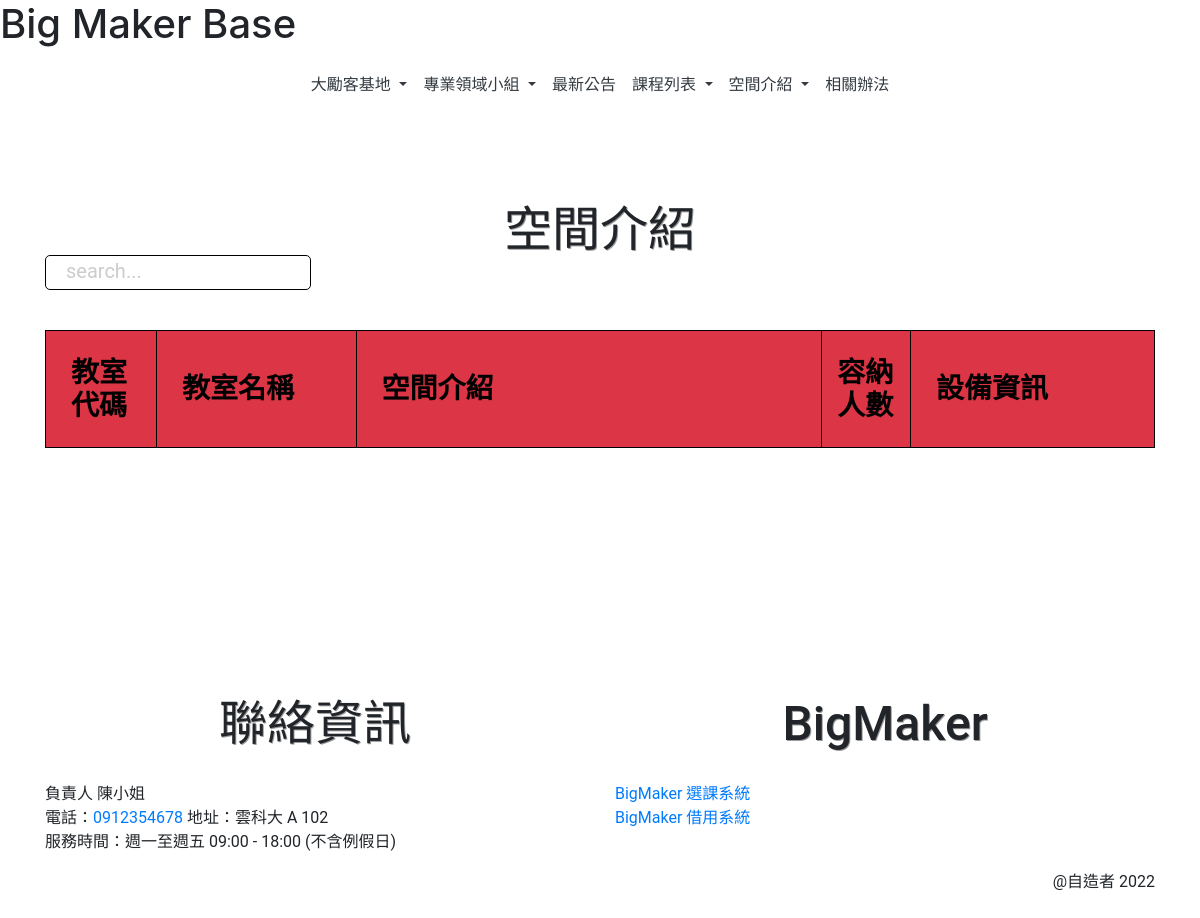
The app's page /space_intro/, older data.
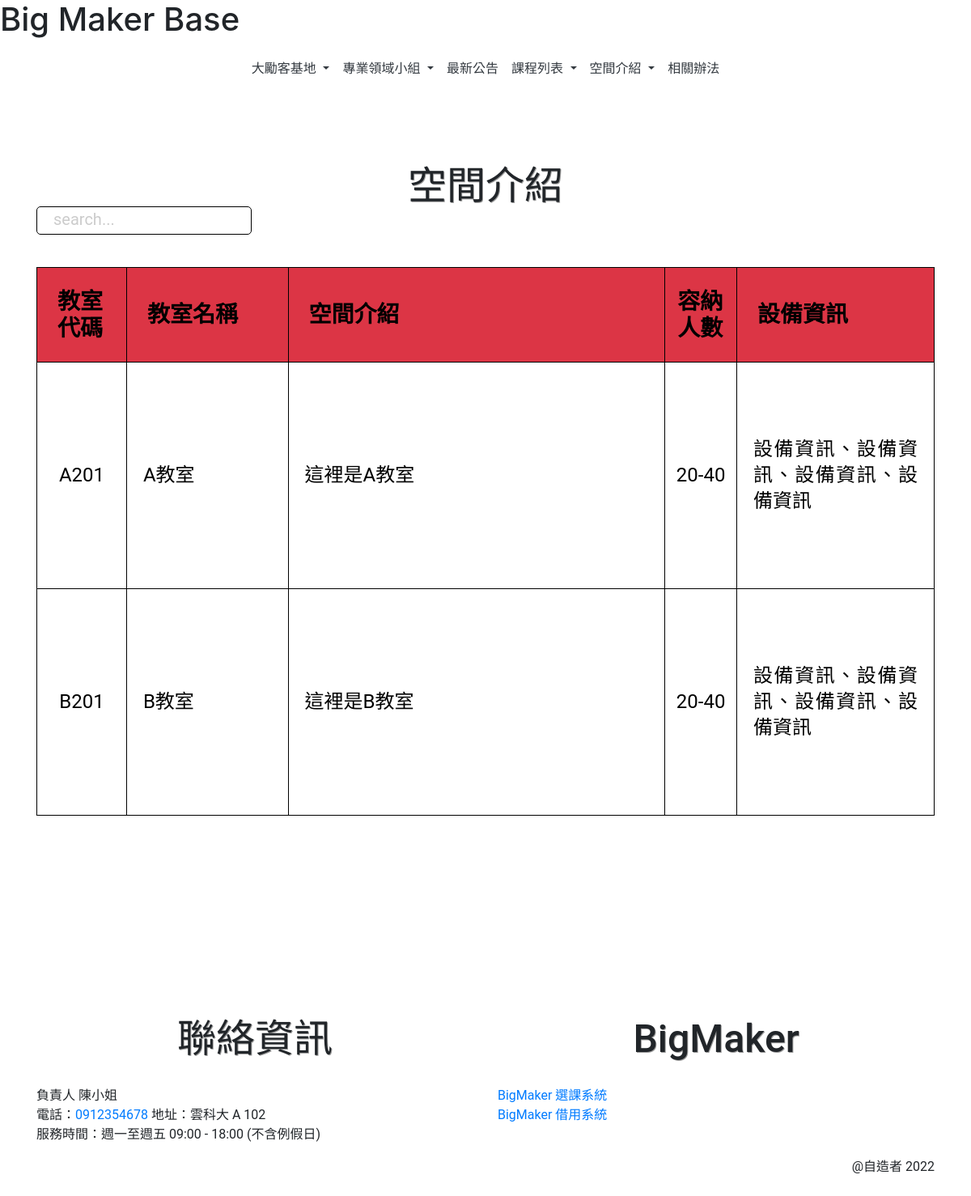
The same page, newer data.
### BackEnd/models.py (models this page shows)
class Space(models.Model):
    code = models.CharField(max_length=4,verbose_name='教室代碼')
    name = models.CharField(max_length=30,verbose_name='教室名稱')
    space_description = models.TextField(verbose_name='空間介紹')
    number = models.CharField(max_length=30,verbose_name='容納人數')
    equipment_description = models.TextField(verbose_name='設備資訊')
    created_date = models.DateField(default=timezone.now,verbose_name='建立日期')
    update_date = models.DateField(auto_now=True, verbose_name='更新日期')
    class Meta:
        verbose_name = "空間介紹"   # 單數
        verbose_name_plural = verbose_name   #複數

### FrontEnd/views.py (the view)
# urls.py: path('space_intro/', views.spaceintro, name='space_intro'),
def spaceintro(request):
    space = Space.objects.all()
    contex = {
        'space': space,
    }
    return render(request, "FrontEnd/space_intro/space_intro.html",contex)

### FrontEnd/templates/FrontEnd/space_intro/space_intro.html
{% extends 'FrontEnd/base/base.html' %}
{% block import %}
{% load static%}
<link rel="stylesheet" href="{% static 'css/space_intro/space_intro.css' %}">
<link rel="stylesheet" href="{% static 'base/css/bootstrap/bootstrap.min.css' %}">
{% endblock %}
{% block main %}
<section class="container">
    <div class="title">空間介紹</div>
    <div class="searchbox"><p class="searchtext">　search...</p></div>
    <table cellpadding="10"; style="width: 100%; " border=" 1px solid; border-collapse:collapse;" class="tablestyle">
        <thead>
            <tr class="bg-danger" style="height: 80px; ">
                <th style="width: 10%; padding:25px">教室代碼</th>
                <th style="width: 18%; padding-left: 25px;">教室名稱</th>
                <th style="width: 42%; padding-left: 25px;">空間介紹</th>
                <th style="width: 8%; padding-left: 15px;">容納人數</th>
                <th style="width: 22%; padding-left: 25px;">設備資訊</th>
            </tr>
        </thead>
        <tbody style="height: auto;">
            {% for s in space %}
            <tr style="height: 280px; line-height: 32px;">
                <td style="text-align: center;"> {{ s.code | safe }} </td>
                <td style="padding-left: 20px; padding-right: 20px; text-align: justify;">{{ s.name | safe }}</td>
                <td style="padding-left: 20px; padding-right: 20px; text-align: justify;">{{ s.space_description | safe }}</td>
                <td style="text-align: center;">{{ s.number | safe }}</td>
                <td style="padding-left: 20px; padding-right: 20px; text-align: justify;">{{ s.equipment_description | safe }}</td>
            </tr>
            {% endfor %}
        </tbody>
    </table>
</section>
{% endblock %}

### FrontEnd/templates/FrontEnd/base/base.html (shortened to what this page needs)
<!DOCTYPE html>
<html lang="zh-Hant">
<head>
    {% load static %}
    <link rel="stylesheet" type="text/css" href="{% static 'css/fontawesome-free-6.0.0-web/css/all.min.css '%}" />
    {% load sass_tags %}
    <link href="{% sass_src 'scss/all.scss' %}" rel="stylesheet" type="text/css" />
    {% block import %}
    {% endblock %}
</head>
<body>
    {% include 'FrontEnd/base/header.html' %}
    {% include 'FrontEnd/base/nav.html' %}
    {% block main %}
    {% endblock %}
    {% include 'FrontEnd/base/footer.html' %}
</body>
</html>

### FrontEnd/templates/FrontEnd/base/header.html
<header>
    <div class="header-wrap">
        <div class="header-bg">
            <h1>Big Maker Base</h1>
        </div>
    </div>
</header>

### FrontEnd/templates/FrontEnd/base/nav.html (shortened to what this page needs)
<div class="container-fluid sticky-top">
    <nav class="navbar navbar-expand-lg navbar-light">
        <div class="collapse navbar-collapse" id="navbarSupportedContent">
            <ul class="navbar-nav mx-auto">
                <li class="nav-item dropdown">
                    <a class="nav-link dropdown-toggle text-dark" href="#" id="navbarDropdown1" role="button"
                        data-toggle="dropdown" aria-haspopup="true" aria-expanded="false">
                        大勵客基地
                    </a>
                </li>
                <li class="nav-item dropdown">
                    <a class="nav-link dropdown-toggle text-dark" href="#" id="navbarDropdown2" role="button"
                        data-toggle="dropdown" aria-haspopup="true" aria-expanded="false">
                        專業領域小組
                    </a>
                </li>
                <li class="nav-item">
                    <a class="nav-link text-dark" href="#">最新公告</a>
                </li>
                <li class="nav-item dropdown">
                    <a class="nav-link dropdown-toggle text-dark" href="#" id="navbarDropdown3" role="button"
                        data-toggle="dropdown" aria-haspopup="true" aria-expanded="false">
                        課程列表
                    </a>
                </li>
                <li class="nav-item dropdown">
                    <a class="nav-link dropdown-toggle text-dark" href="#" id="navbarDropdown4" role="button"
                        data-toggle="dropdown" aria-haspopup="true" aria-expanded="false">
                        空間介紹
                    </a>
                </li>
                <li class="nav-item">
                    <a class="nav-link text-dark" href="#">相關辦法</a>
                </li>
            </ul>
        </div>
    </nav>
</div>

### FrontEnd/templates/FrontEnd/base/footer.html
<footer>
    <div class="container-fluid footer-bg">
        <div class="container">
            <div class="row py-5">
                <div class="col-12 col-md-6 contact">
                    <h3 class="title">聯絡資訊</h3>
                    <ul class="list-unstyled">
                        <li>負責人 陳小姐</li>
                        <li> 電話：<a href="tel:+0912345678">0912354678</a> 地址：雲科大 A 102</li>
                        <li>服務時間：週一至週五 09:00 - 18:00 (不含例假日)</li>
                    </ul>
                </div>
                <div class="col-12 col-md-6 system">
                    <h3 class="title">BigMaker</h3>
                    <ul class="list-unstyled">
                        <li><a href="#">BigMaker 選課系統</a></li>
                        <li><a href="#">BigMaker 借用系統</a></li>
                    </ul>
                </div>
                <div class="col-12 text-right">
                    @自造者 2022
                </div>
            </div>
        </div>
    </div>
</footer>

### static/css/space_intro/space_intro.css (style rules this page uses)
.container { font-family: Roboto; font-style: normal; }
.title { font-size: 48px; line-height: 56px; display: flex; margin: 90px auto 30px; align-items: center; text-align: center; justify-content: center; text-shadow: 1px 1px 0.5px rgba(106, 106, 106, 0.67); }
.tablestyle { border-style: solid; border-color: #000000; border-collapse: collapse; margin: 40px auto 110px; font-size: 24px;color: #000000; }
.bg-danger { font-size: 28px; line-height: 33px; }
.searchbox { width: 24%; height: 35px ; position: relative; background-color: #ffffff; border: 1px solid #000000; box-sizing: border-box; border-radius: 5px; margin-top: -3%; display: flex; align-items: center; }
.searchtext { font-size: 20px; color: #CCCCCC; line-height: 24px; position: relative; top:20%; }

Row changes from the older to the newer data that the page shows:
added Space: code "A201", name "A教室", space_description "這裡是A教室", number "20-40", equipment_description "設備資訊、設備資訊、設備資訊、設備資訊"
added Space: code "B201", name "B教室", space_description "這裡是B教室", number "20-40", equipment_description "設備資訊、設備資訊、設備資訊、設備資訊"
